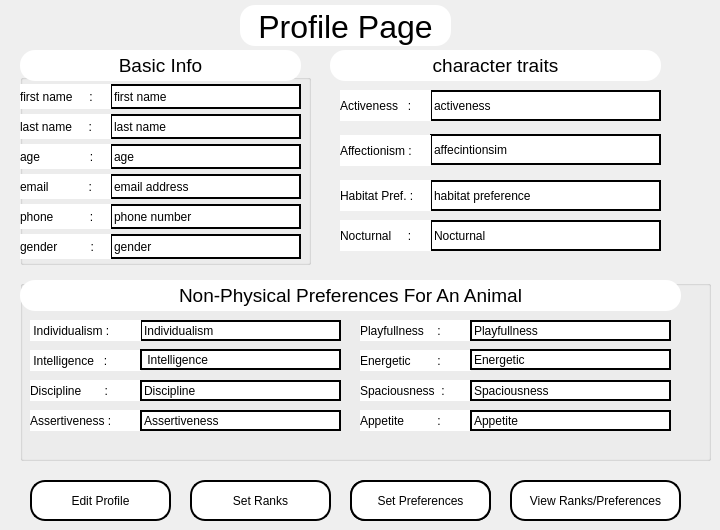
       <widget class="QWidget" name="profilePage">
        <widget class="QTextBrowser" name="viewClientProfileHeadLine">
         <property name="enabled">
          <bool>true</bool>
         </property>
         <property name="geometry">
          <rect>
           <x>240</x>
           <y>5</y>
           <width>211</width>
           <height>41</height>
          </rect>
         </property>
         <property name="styleSheet">
          <string notr="true">#viewClientProfileHeadLine{
		background:white;
		border-radius:15px;
	    border:none;
}</string>
         </property>
         <property name="verticalScrollBarPolicy">
          <enum>Qt::ScrollBarAlwaysOff</enum>
         </property>
         <property name="html">
          <string>&lt;!DOCTYPE HTML PUBLIC &quot;-//W3C//DTD HTML 4.0//EN&quot; &quot;http://www.w3.org/TR/REC-html40/strict.dtd&quot;&gt;
&lt;html&gt;&lt;head&gt;&lt;meta name=&quot;qrichtext&quot; content=&quot;1&quot; /&gt;&lt;style type=&quot;text/css&quot;&gt;
p, li { white-space: pre-wrap; }
&lt;/style&gt;&lt;/head&gt;&lt;body style=&quot; font-family:'Sans'; font-size:10pt; font-weight:400; font-style:normal;&quot;&gt;
&lt;p align=&quot;center&quot; style=&quot; margin-top:0px; margin-bottom:0px; margin-left:0px; margin-right:0px; -qt-block-indent:0; text-indent:0px;&quot;&gt;&lt;span style=&quot; font-size:24pt;&quot;&gt;Profile Page&lt;/span&gt;&lt;/p&gt;&lt;/body&gt;&lt;/html&gt;</string>
         </property>
        </widget>
        <widget class="QPushButton" name="editClientProfileBtn">
         <property name="geometry">
          <rect>
           <x>30</x>
           <y>480</y>
           <width>141</width>
           <height>41</height>
          </rect>
         </property>
         <property name="cursor">
          <cursorShape>PointingHandCursor</cursorShape>
         </property>
         <property name="styleSheet">
          <string notr="true">#editClientProfileBtn{

border: 2px solid black;
border-radius: 15px;
background: white;
}

#editClientProfileBtn:hover{

	background:  qlineargradient( x1:0 y1:0, x2:1 y2:0, stop:0 #ffeaa7, stop:1 #fab1a0);
	color:#555;
}













</string>
         </property>
         <property name="text">
          <string>Edit Profile</string>
         </property>
        </widget>
        <widget class="QPushButton" name="setAnimalPreferencesBtn">
         <property name="geometry">
          <rect>
           <x>190</x>
           <y>480</y>
           <width>141</width>
           <height>41</height>
          </rect>
         </property>
         <property name="cursor">
          <cursorShape>PointingHandCursor</cursorShape>
         </property>
         <property name="styleSheet">
          <string notr="true">#setAnimalPreferencesBtn{

border: 2px solid black;
border-radius: 15px;
background: white;
}

#setAnimalPreferencesBtn:hover{

	background:  qlineargradient( x1:0 y1:0, x2:1 y2:0, stop:0 #ffeaa7, stop:1 #fab1a0);
	color:#555;
}













</string>
         </property>
         <property name="text">
          <string>Set Ranks</string>
         </property>
        </widget>
        <widget class="QLineEdit" name="clientViewActivenessField">
         <property name="geometry">
          <rect>
           <x>430</x>
           <y>90</y>
           <width>231</width>
           <height>31</height>
          </rect>
         </property>
         <property name="styleSheet">
          <string notr="true">#clientViewActivenessField{

	background:white;
	border: 2px solid black;
}</string>
         </property>
         <property name="text">
          <string>activeness</string>
         </property>
         <property name="readOnly">
          <bool>true</bool>
         </property>
        </widget>
        <widget class="QLineEdit" name="clientViewAffectionisimField">
         <property name="geometry">
          <rect>
           <x>430</x>
           <y>134</y>
           <width>231</width>
           <height>31</height>
          </rect>
         </property>
         <property name="styleSheet">
          <string notr="true">#clientViewAffectionisimField{

	background:white;
	border: 2px solid black;
}</string>
         </property>
         <property name="text">
          <string>affecintionsim</string>
         </property>
         <property name="readOnly">
          <bool>true</bool>
         </property>
        </widget>
        <widget class="QLineEdit" name="clientViewHabitatPreField">
         <property name="geometry">
          <rect>
           <x>430</x>
           <y>180</y>
           <width>231</width>
           <height>31</height>
          </rect>
         </property>
         <property name="styleSheet">
          <string notr="true">#clientViewHabitatPreField{

	background:white;
	border: 2px solid black;
}</string>
         </property>
         <property name="text">
          <string>habitat preference</string>
         </property>
         <property name="readOnly">
          <bool>true</bool>
         </property>
        </widget>
        <widget class="QLineEdit" name="clientViewNocturnalField">
         <property name="geometry">
          <rect>
           <x>430</x>
           <y>220</y>
           <width>231</width>
           <height>31</height>
          </rect>
         </property>
         <property name="styleSheet">
          <string notr="true">#clientViewNocturnalField{

	background:white;
	border: 2px solid black;
}</string>
         </property>
         <property name="text">
          <string>Nocturnal</string>
         </property>
         <property name="readOnly">
          <bool>true</bool>
         </property>
        </widget>
        <widget class="QLabel" name="label">
         <property name="geometry">
          <rect>
           <x>340</x>
           <y>90</y>
           <width>91</width>
           <height>31</height>
          </rect>
         </property>
         <property name="styleSheet">
          <string notr="true">	background:white;</string>
         </property>
         <property name="text">
          <string>Activeness   :</string>
         </property>
        </widget>
        <widget class="QLabel" name="label_2">
         <property name="geometry">
          <rect>
           <x>340</x>
           <y>135</y>
           <width>91</width>
           <height>31</height>
          </rect>
         </property>
         <property name="styleSheet">
          <string notr="true">	background:white;</string>
         </property>
         <property name="text">
          <string>Affectionism :</string>
         </property>
        </widget>
        <widget class="QLabel" name="label_3">
         <property name="geometry">
          <rect>
           <x>340</x>
           <y>180</y>
           <width>91</width>
           <height>31</height>
          </rect>
         </property>
         <property name="styleSheet">
          <string notr="true">	background:white;</string>
         </property>
         <property name="text">
          <string>Habitat Pref. :</string>
         </property>
        </widget>
        <widget class="QLabel" name="label_4">
         <property name="geometry">
          <rect>
           <x>340</x>
           <y>220</y>
           <width>91</width>
           <height>31</height>
          </rect>
         </property>
         <property name="styleSheet">
          <string notr="true">	background:white;</string>
         </property>
         <property name="text">
          <string>Nocturnal     :</string>
         </property>
        </widget>
        <widget class="QGroupBox" name="groupBox">
         <property name="geometry">
          <rect>
           <x>20</x>
           <y>74</y>
           <width>291</width>
           <height>191</height>
          </rect>
         </property>
         <property name="styleSheet">
          <string notr="true">background:none;</string>
         </property>
         <property name="title">
          <string/>
         </property>
         <widget class="QLineEdit" name="clientViewFNameField">
          <property name="geometry">
           <rect>
            <x>90</x>
            <y>10</y>
            <width>191</width>
            <height>25</height>
           </rect>
          </property>
          <property name="styleSheet">
           <string notr="true">#clientViewFNameField{

	background:white;
	border: 2px solid black;
}</string>
          </property>
          <property name="text">
           <string>first name</string>
          </property>
          <property name="readOnly">
           <bool>true</bool>
          </property>
         </widget>
         <widget class="QLineEdit" name="clientViewLNameField">
          <property name="geometry">
           <rect>
            <x>90</x>
            <y>40</y>
            <width>191</width>
            <height>25</height>
           </rect>
          </property>
          <property name="styleSheet">
           <string notr="true">#clientViewLNameField{

	background:white;
	border: 2px solid black;
}</string>
          </property>
          <property name="text">
           <string>last name</string>
          </property>
          <property name="readOnly">
           <bool>true</bool>
          </property>
         </widget>
         <widget class="QLineEdit" name="clientViewAgeField">
          <property name="geometry">
           <rect>
            <x>90</x>
            <y>70</y>
            <width>191</width>
            <height>25</height>
           </rect>
          </property>
          <property name="styleSheet">
           <string notr="true">#clientViewAgeField{

	background:white;
	border: 2px solid black;
}</string>
          </property>
          <property name="text">
           <string>age </string>
          </property>
          <property name="readOnly">
           <bool>true</bool>
          </property>
         </widget>
         <widget class="QLineEdit" name="clientViewEmailField">
          <property name="geometry">
           <rect>
            <x>90</x>
            <y>100</y>
            <width>191</width>
            <height>25</height>
           </rect>
          </property>
          <property name="styleSheet">
           <string notr="true">#clientViewEmailField{

	background:white;
	border: 2px solid black;
}</string>
          </property>
          <property name="text">
           <string>email address</string>
          </property>
          <property name="readOnly">
           <bool>true</bool>
          </property>
         </widget>
         <widget class="QLineEdit" name="clientViewPhoneNumField">
          <property name="geometry">
           <rect>
            <x>90</x>
            <y>130</y>
            <width>191</width>
            <height>25</height>
           </rect>
          </property>
          <property name="styleSheet">
           <string notr="true">#clientViewPhoneNumField{

	background:white;
	border: 2px solid black;
}</string>
          </property>
          <property name="text">
           <string>phone number</string>
          </property>
          <property name="readOnly">
           <bool>true</bool>
          </property>
         </widget>
         <widget class="QLineEdit" name="clientViewGenderField">
          <property name="geometry">
           <rect>
            <x>90</x>
            <y>160</y>
            <width>191</width>
            <height>25</height>
           </rect>
          </property>
          <property name="styleSheet">
           <string notr="true">#clientViewGenderField{

	background:white;
	border: 2px solid black;
}</string>
          </property>
          <property name="text">
           <string>gender</string>
          </property>
          <property name="readOnly">
           <bool>true</bool>
          </property>
         </widget>
         <widget class="QLabel" name="label_5">
          <property name="geometry">
           <rect>
            <x>0</x>
            <y>10</y>
            <width>91</width>
            <height>25</height>
           </rect>
          </property>
          <property name="styleSheet">
           <string notr="true">	background:white;</string>
          </property>
          <property name="text">
           <string>first name     :</string>
          </property>
         </widget>
         <widget class="QLabel" name="label_6">
          <property name="geometry">
           <rect>
            <x>0</x>
            <y>40</y>
            <width>91</width>
            <height>25</height>
           </rect>
          </property>
          <property name="styleSheet">
           <string notr="true">	background:white;</string>
          </property>
          <property name="text">
           <string>last name     :</string>
          </property>
         </widget>
         <widget class="QLabel" name="label_7">
          <property name="geometry">
           <rect>
            <x>0</x>
            <y>70</y>
            <width>91</width>
            <height>25</height>
           </rect>
          </property>
          <property name="styleSheet">
           <string notr="true">	background:white;</string>
          </property>
          <property name="text">
           <string>age               :</string>
          </property>
         </widget>
         <widget class="QLabel" name="label_9">
          <property name="geometry">
           <rect>
            <x>0</x>
            <y>100</y>
            <width>91</width>
            <height>25</height>
           </rect>
          </property>
          <property name="styleSheet">
           <string notr="true">	background:white;</string>
          </property>
          <property name="text">
           <string>email            :</string>
          </property>
         </widget>
         <widget class="QLabel" name="label_8">
          <property name="geometry">
           <rect>
            <x>0</x>
            <y>130</y>
            <width>91</width>
            <height>25</height>
           </rect>
          </property>
          <property name="styleSheet">
           <string notr="true">	background:white;</string>
          </property>
          <property name="text">
           <string>phone           :</string>
          </property>
         </widget>
         <widget class="QLabel" name="label_10">
          <property name="geometry">
           <rect>
            <x>0</x>
            <y>160</y>
            <width>91</width>
            <height>25</height>
           </rect>
          </property>
          <property name="styleSheet">
           <string notr="true">	background:white;</string>
          </property>
          <property name="text">
           <string>gender          :</string>
          </property>
         </widget>
        </widget>
        <widget class="QPushButton" name="saveClientProfileEditsBtn">
         <property name="geometry">
          <rect>
           <x>520</x>
           <y>480</y>
           <width>141</width>
           <height>41</height>
          </rect>
         </property>
         <property name="cursor">
          <cursorShape>PointingHandCursor</cursorShape>
         </property>
         <property name="styleSheet">
          <string notr="true">#saveClientProfileEditsBtn{

border: 2px solid black;
border-radius: 15px;
background: white;
}

#saveClientProfileEditsBtn:hover{

	background:  qlineargradient( x1:0 y1:0, x2:1 y2:0, stop:0 #ffeaa7, stop:1 #fab1a0);
	color:#555;
}













</string>
         </property>
         <property name="text">
          <string>Save Edits</string>
         </property>
        </widget>
        <widget class="QPushButton" name="cancelClientEditsBtn">
         <property name="geometry">
          <rect>
           <x>350</x>
           <y>480</y>
           <width>141</width>
           <height>41</height>
          </rect>
         </property>
         <property name="cursor">
          <cursorShape>PointingHandCursor</cursorShape>
         </property>
         <property name="styleSheet">
          <string notr="true">#cancelClientEditsBtn{

border: 2px solid black;
border-radius:15px;
background: white;
}

#cancelClientEditsBtn:hover{

	background:  qlineargradient( x1:0 y1:0, x2:1 y2:0, stop:0 #ffeaa7, stop:1 #fab1a0);
	color:#555;
}













</string>
         </property>
         <property name="text">
          <string>Cancel Edits</string>
         </property>
        </widget>
        <widget class="QTextBrowser" name="clientBasicHeadLine">
         <property name="enabled">
          <bool>true</bool>
         </property>
         <property name="geometry">
          <rect>
           <x>20</x>
           <y>50</y>
           <width>281</width>
           <height>31</height>
          </rect>
         </property>
         <property name="styleSheet">
          <string notr="true">#clientBasicHeadLine{
		background:white;
		border-radius:15px;
	    border:none;
}</string>
         </property>
         <property name="verticalScrollBarPolicy">
          <enum>Qt::ScrollBarAlwaysOff</enum>
         </property>
         <property name="html">
          <string>&lt;!DOCTYPE HTML PUBLIC &quot;-//W3C//DTD HTML 4.0//EN&quot; &quot;http://www.w3.org/TR/REC-html40/strict.dtd&quot;&gt;
&lt;html&gt;&lt;head&gt;&lt;meta name=&quot;qrichtext&quot; content=&quot;1&quot; /&gt;&lt;style type=&quot;text/css&quot;&gt;
p, li { white-space: pre-wrap; }
&lt;/style&gt;&lt;/head&gt;&lt;body style=&quot; font-family:'Sans'; font-size:10pt; font-weight:400; font-style:normal;&quot;&gt;
&lt;p align=&quot;center&quot; style=&quot; margin-top:0px; margin-bottom:0px; margin-left:0px; margin-right:0px; -qt-block-indent:0; text-indent:0px;&quot;&gt;&lt;span style=&quot; font-size:14pt;&quot;&gt;Basic Info&lt;/span&gt;&lt;/p&gt;&lt;/body&gt;&lt;/html&gt;</string>
         </property>
        </widget>
        <widget class="QTextBrowser" name="clientPhysHeadLine">
         <property name="enabled">
          <bool>true</bool>
         </property>
         <property name="geometry">
          <rect>
           <x>330</x>
           <y>50</y>
           <width>331</width>
           <height>31</height>
          </rect>
         </property>
         <property name="styleSheet">
          <string notr="true">#clientPhysHeadLine{
		background:white;
		border-radius:15px;
	    border:none;
}</string>
         </property>
         <property name="verticalScrollBarPolicy">
          <enum>Qt::ScrollBarAlwaysOff</enum>
         </property>
         <property name="html">
          <string>&lt;!DOCTYPE HTML PUBLIC &quot;-//W3C//DTD HTML 4.0//EN&quot; &quot;http://www.w3.org/TR/REC-html40/strict.dtd&quot;&gt;
&lt;html&gt;&lt;head&gt;&lt;meta name=&quot;qrichtext&quot; content=&quot;1&quot; /&gt;&lt;style type=&quot;text/css&quot;&gt;
p, li { white-space: pre-wrap; }
&lt;/style&gt;&lt;/head&gt;&lt;body style=&quot; font-family:'Sans'; font-size:10pt; font-weight:400; font-style:normal;&quot;&gt;
&lt;p align=&quot;center&quot; style=&quot; margin-top:0px; margin-bottom:0px; margin-left:0px; margin-right:0px; -qt-block-indent:0; text-indent:0px;&quot;&gt;&lt;span style=&quot; font-size:14pt;&quot;&gt;character traits&lt;/span&gt;&lt;/p&gt;&lt;/body&gt;&lt;/html&gt;</string>
         </property>
        </widget>
        <widget class="QPushButton" name="setPhysPreferencesBtn">
         <property name="geometry">
          <rect>
           <x>350</x>
           <y>480</y>
           <width>141</width>
           <height>41</height>
          </rect>
         </property>
         <property name="cursor">
          <cursorShape>PointingHandCursor</cursorShape>
         </property>
         <property name="styleSheet">
          <string notr="true">#setPhysPreferencesBtn{

border: 2px solid black;
border-radius: 15px;
background: white;
}

#setPhysPreferencesBtn:hover{

	background:  qlineargradient( x1:0 y1:0, x2:1 y2:0, stop:0 #ffeaa7, stop:1 #fab1a0);
	color:#555;
}













</string>
         </property>
         <property name="text">
          <string>Set Preferences</string>
         </property>
        </widget>
        <widget class="QGroupBox" name="nonPhysPreBox">
         <property name="geometry">
          <rect>
           <x>20</x>
           <y>280</y>
           <width>691</width>
           <height>181</height>
          </rect>
         </property>
         <property name="styleSheet">
          <string notr="true">background:none;</string>
         </property>
         <property name="title">
          <string/>
         </property>
         <widget class="QTextBrowser" name="clientNonPhysPreAnimalHeadLine">
          <property name="enabled">
           <bool>true</bool>
          </property>
          <property name="geometry">
           <rect>
            <x>0</x>
            <y>0</y>
            <width>661</width>
            <height>31</height>
           </rect>
          </property>
          <property name="styleSheet">
           <string notr="true">#clientNonPhysPreAnimalHeadLine{
		background:white;
		border-radius:15px;
	    border:none;
}</string>
          </property>
          <property name="verticalScrollBarPolicy">
           <enum>Qt::ScrollBarAlwaysOff</enum>
          </property>
          <property name="html">
           <string>&lt;!DOCTYPE HTML PUBLIC &quot;-//W3C//DTD HTML 4.0//EN&quot; &quot;http://www.w3.org/TR/REC-html40/strict.dtd&quot;&gt;
&lt;html&gt;&lt;head&gt;&lt;meta name=&quot;qrichtext&quot; content=&quot;1&quot; /&gt;&lt;style type=&quot;text/css&quot;&gt;
p, li { white-space: pre-wrap; }
&lt;/style&gt;&lt;/head&gt;&lt;body style=&quot; font-family:'Sans'; font-size:10pt; font-weight:400; font-style:normal;&quot;&gt;
&lt;p align=&quot;center&quot; style=&quot; margin-top:0px; margin-bottom:0px; margin-left:0px; margin-right:0px; -qt-block-indent:0; text-indent:0px;&quot;&gt;&lt;span style=&quot; font-size:14pt;&quot;&gt;Non-Physical Preferences For An Animal&lt;/span&gt;&lt;/p&gt;&lt;/body&gt;&lt;/html&gt;</string>
          </property>
         </widget>
         <widget class="QLineEdit" name="clientNonPhysPreOut1">
          <property name="geometry">
           <rect>
            <x>120</x>
            <y>40</y>
            <width>201</width>
            <height>21</height>
           </rect>
          </property>
          <property name="styleSheet">
           <string notr="true">#clientNonPhysPreOut1{

	background:white;
	border: 2px solid black;
}</string>
          </property>
          <property name="text">
           <string>Individualism</string>
          </property>
          <property name="readOnly">
           <bool>true</bool>
          </property>
         </widget>
         <widget class="QLabel" name="label_14">
          <property name="geometry">
           <rect>
            <x>10</x>
            <y>100</y>
            <width>111</width>
            <height>21</height>
           </rect>
          </property>
          <property name="styleSheet">
           <string notr="true">	background:white;</string>
          </property>
          <property name="text">
           <string>Discipline       :</string>
          </property>
         </widget>
         <widget class="QLabel" name="label_13">
          <property name="geometry">
           <rect>
            <x>10</x>
            <y>70</y>
            <width>111</width>
            <height>21</height>
           </rect>
          </property>
          <property name="styleSheet">
           <string notr="true">	background:white;</string>
          </property>
          <property name="text">
           <string> Intelligence   : </string>
          </property>
         </widget>
         <widget class="QLabel" name="label_11">
          <property name="geometry">
           <rect>
            <x>10</x>
            <y>130</y>
            <width>111</width>
            <height>21</height>
           </rect>
          </property>
          <property name="styleSheet">
           <string notr="true">	background:white;</string>
          </property>
          <property name="text">
           <string>Assertiveness :</string>
          </property>
         </widget>
         <widget class="QLabel" name="label_12">
          <property name="geometry">
           <rect>
            <x>10</x>
            <y>40</y>
            <width>111</width>
            <height>21</height>
           </rect>
          </property>
          <property name="styleSheet">
           <string notr="true">	background:white;</string>
          </property>
          <property name="text">
           <string> Individualism :</string>
          </property>
         </widget>
         <widget class="QLineEdit" name="clientNonPhysPreOut2">
          <property name="geometry">
           <rect>
            <x>120</x>
            <y>69</y>
            <width>201</width>
            <height>21</height>
           </rect>
          </property>
          <property name="styleSheet">
           <string notr="true">#clientNonPhysPreOut2{

	background:white;
	border: 2px solid black;
}</string>
          </property>
          <property name="text">
           <string> Intelligence</string>
          </property>
          <property name="readOnly">
           <bool>true</bool>
          </property>
         </widget>
         <widget class="QLineEdit" name="clientNonPhysPreOut3">
          <property name="geometry">
           <rect>
            <x>120</x>
            <y>100</y>
            <width>201</width>
            <height>21</height>
           </rect>
          </property>
          <property name="styleSheet">
           <string notr="true">#clientNonPhysPreOut3{

	background:white;
	border: 2px solid black;
}</string>
          </property>
          <property name="text">
           <string>Discipline</string>
          </property>
          <property name="readOnly">
           <bool>true</bool>
          </property>
         </widget>
         <widget class="QLineEdit" name="clientNonPhysPreOut4">
          <property name="geometry">
           <rect>
            <x>120</x>
            <y>130</y>
            <width>201</width>
            <height>21</height>
           </rect>
          </property>
          <property name="styleSheet">
           <string notr="true">#clientNonPhysPreOut4{

	background:white;
	border: 2px solid black;
}</string>
          </property>
          <property name="text">
           <string>Assertiveness</string>
          </property>
          <property name="readOnly">
           <bool>true</bool>
          </property>
         </widget>
         <widget class="QLabel" name="label_15">
          <property name="geometry">
           <rect>
            <x>340</x>
            <y>100</y>
            <width>111</width>
            <height>21</height>
           </rect>
          </property>
          <property name="styleSheet">
           <string notr="true">	background:white;</string>
          </property>
          <property name="text">
           <string>Spaciousness  :</string>
          </property>
         </widget>
         <widget class="QLabel" name="label_16">
          <property name="geometry">
           <rect>
            <x>340</x>
            <y>70</y>
            <width>111</width>
            <height>21</height>
           </rect>
          </property>
          <property name="styleSheet">
           <string notr="true">	background:white;</string>
          </property>
          <property name="text">
           <string>Energetic        :</string>
          </property>
         </widget>
         <widget class="QLabel" name="label_22">
          <property name="geometry">
           <rect>
            <x>340</x>
            <y>130</y>
            <width>111</width>
            <height>21</height>
           </rect>
          </property>
          <property name="styleSheet">
           <string notr="true">	background:white;</string>
          </property>
          <property name="text">
           <string>Appetite          :</string>
          </property>
         </widget>
         <widget class="QLabel" name="label_23">
          <property name="geometry">
           <rect>
            <x>340</x>
            <y>40</y>
            <width>111</width>
            <height>21</height>
           </rect>
          </property>
          <property name="styleSheet">
           <string notr="true">	background:white;</string>
          </property>
          <property name="text">
           <string>Playfullness    :</string>
          </property>
         </widget>
         <widget class="QLineEdit" name="clientNonPhysPreOut6">
          <property name="geometry">
           <rect>
            <x>450</x>
            <y>69</y>
            <width>201</width>
            <height>21</height>
           </rect>
          </property>
          <property name="styleSheet">
           <string notr="true">#clientNonPhysPreOut6{

	background:white;
	border: 2px solid black;
}</string>
          </property>
          <property name="text">
           <string>Energetic</string>
          </property>
          <property name="readOnly">
           <bool>true</bool>
          </property>
         </widget>
         <widget class="QLineEdit" name="clientNonPhysPreOut8">
          <property name="geometry">
           <rect>
            <x>450</x>
            <y>130</y>
            <width>201</width>
            <height>21</height>
           </rect>
          </property>
          <property name="styleSheet">
           <string notr="true">#clientNonPhysPreOut8{

	background:white;
	border: 2px solid black;
}</string>
          </property>
          <property name="text">
           <string>Appetite </string>
          </property>
          <property name="readOnly">
           <bool>true</bool>
          </property>
         </widget>
         <widget class="QLineEdit" name="clientNonPhysPreOut7">
          <property name="geometry">
           <rect>
            <x>450</x>
            <y>100</y>
            <width>201</width>
            <height>21</height>
           </rect>
          </property>
          <property name="styleSheet">
           <string notr="true">#clientNonPhysPreOut7{

	background:white;
	border: 2px solid black;
}</string>
          </property>
          <property name="text">
           <string>Spaciousness</string>
          </property>
          <property name="readOnly">
           <bool>true</bool>
          </property>
         </widget>
         <widget class="QLineEdit" name="clientNonPhysPreOut5">
          <property name="geometry">
           <rect>
            <x>450</x>
            <y>40</y>
            <width>201</width>
            <height>21</height>
           </rect>
          </property>
          <property name="styleSheet">
           <string notr="true">#clientNonPhysPreOut5{

	background:white;
	border: 2px solid black;
}</string>
          </property>
          <property name="text">
           <string>Playfullness</string>
          </property>
          <property name="readOnly">
           <bool>true</bool>
          </property>
         </widget>
        </widget>
        <widget class="QPushButton" name="viewRanksAndPreferencesBtn">
         <property name="geometry">
          <rect>
           <x>510</x>
           <y>480</y>
           <width>171</width>
           <height>41</height>
          </rect>
         </property>
         <property name="cursor">
          <cursorShape>PointingHandCursor</cursorShape>
         </property>
         <property name="styleSheet">
          <string notr="true">#viewRanksAndPreferencesBtn{

border: 2px solid black;
border-radius: 15px;
background: white;
}

#viewRanksAndPreferencesBtn:hover{

	background:  qlineargradient( x1:0 y1:0, x2:1 y2:0, stop:0 #ffeaa7, stop:1 #fab1a0);
	color:#555;
}













</string>
         </property>
         <property name="text">
          <string>View Ranks/Preferences</string>
         </property>
        </widget>
       </widget>
